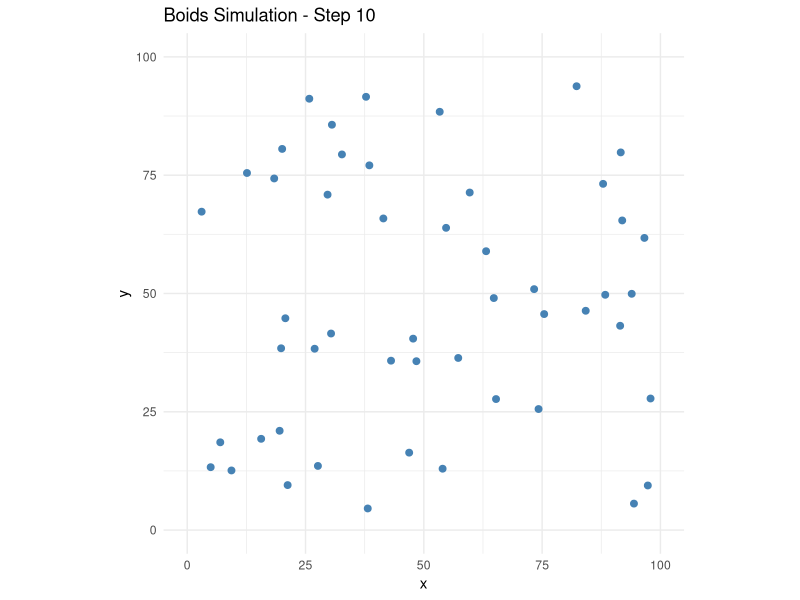
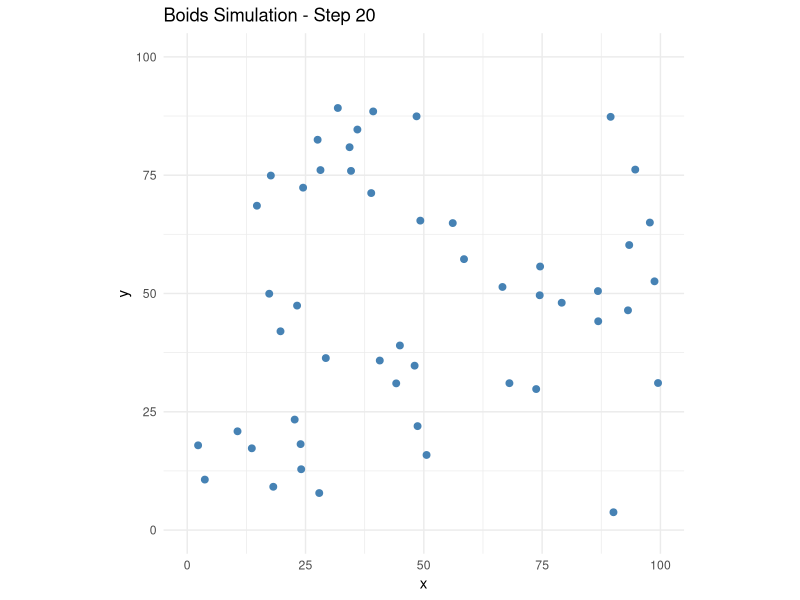
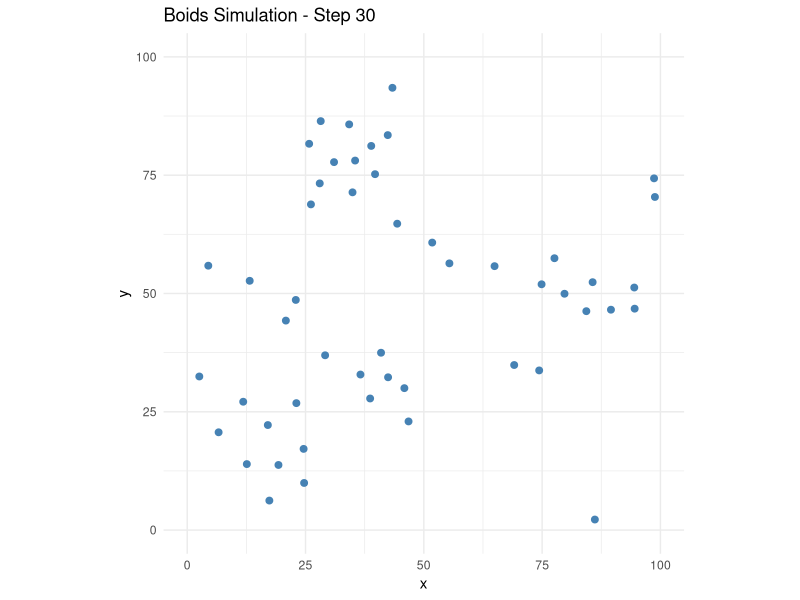
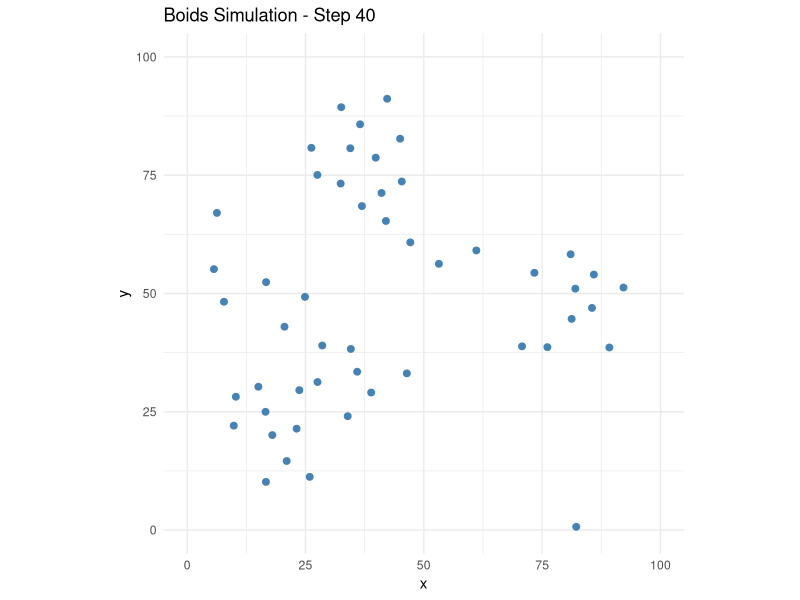
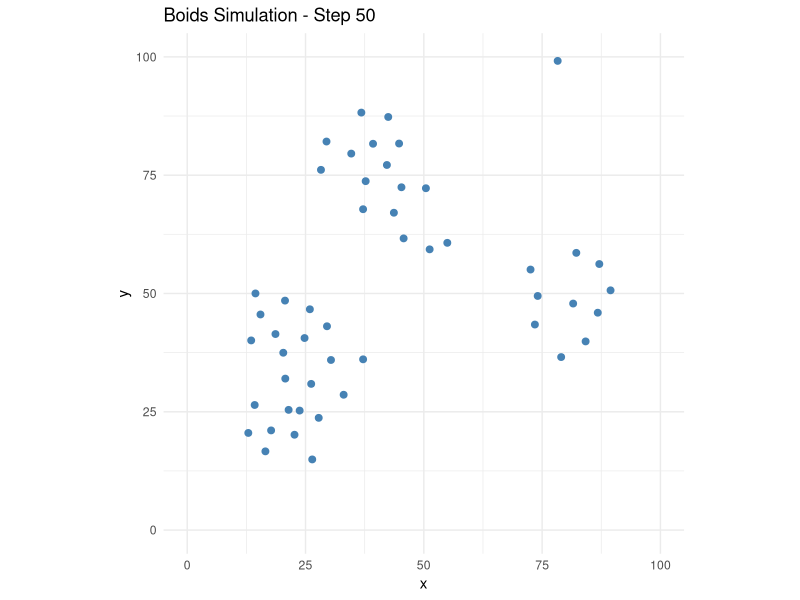
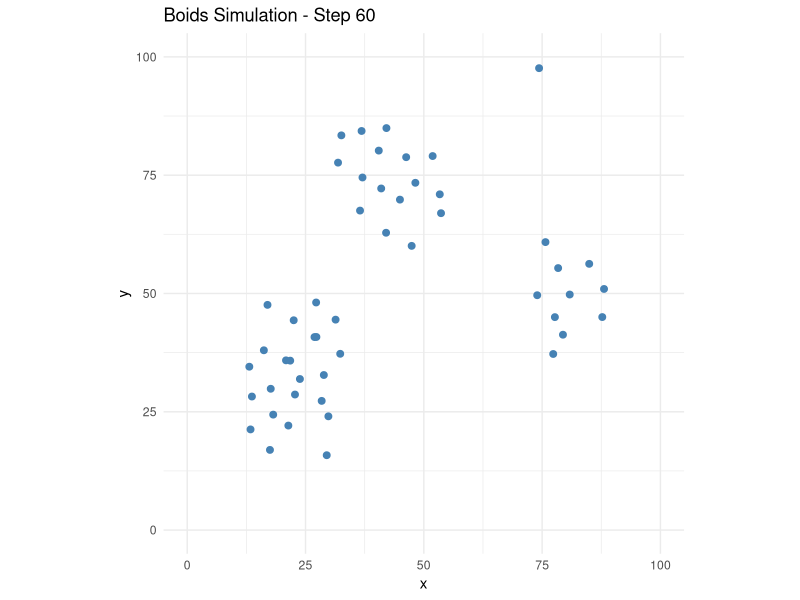
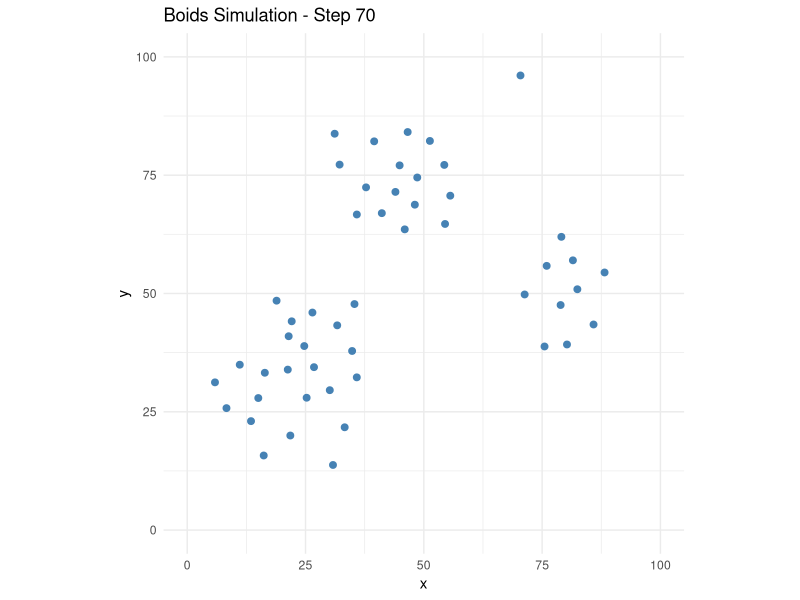
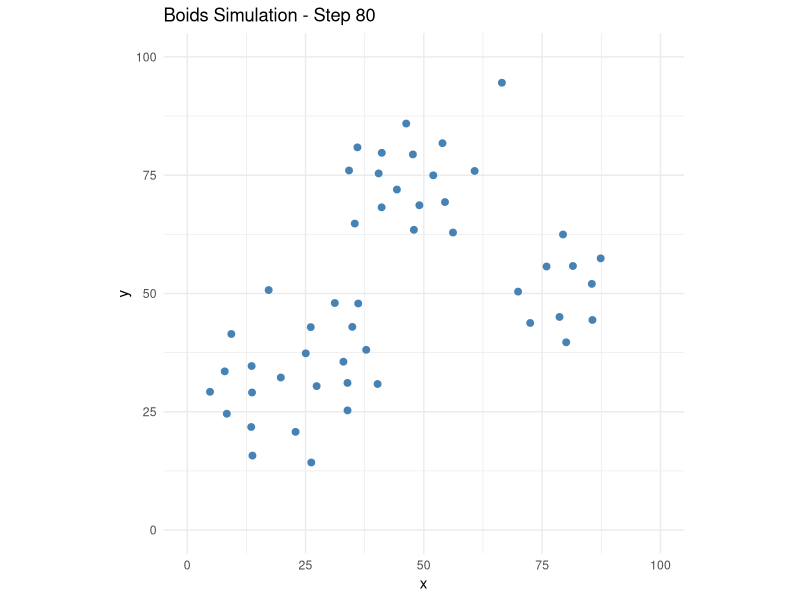

Write R code to recreate these figures, in order.
library(ggplot2)

# --- Simulation parameters ---
n_boids <- 50         # number of boids
width <- 100           # world width
height <- 100          # world height
max_speed <- 2
view_radius <- 15
separation_dist <- 5
alignment_weight <- 0.05
cohesion_weight <- 0.01
separation_weight <- 0.1
steps <- 300

# --- Initialize boids ---
set.seed(123)
boids <- data.frame(
  x = runif(n_boids, 0, width),
  y = runif(n_boids, 0, height),
  vx = runif(n_boids, -1, 1),
  vy = runif(n_boids, -1, 1)
)

# --- Helper functions ---
limit_speed <- function(vx, vy, max_speed) {
  speed <- sqrt(vx^2 + vy^2)
  factor <- ifelse(speed > max_speed, max_speed / speed, 1)
  list(vx = vx * factor, vy = vy * factor)
}

update_boids <- function(boids) {
  new_boids <- boids
  
  for (i in 1:nrow(boids)) {
    # Find neighbors
    dx <- boids$x - boids$x[i]
    dy <- boids$y - boids$y[i]
    dist <- sqrt(dx^2 + dy^2)
    neighbors <- which(dist > 0 & dist < view_radius)
    
    if (length(neighbors) > 0) {
      # Compute average direction (alignment)
      avg_vx <- mean(boids$vx[neighbors])
      avg_vy <- mean(boids$vy[neighbors])
      
      # Compute center of mass (cohesion)
      center_x <- mean(boids$x[neighbors])
      center_y <- mean(boids$y[neighbors])
      
      # Compute separation
      close_neighbors <- which(dist < separation_dist & dist > 0)
      sep_x <- sum(boids$x[i] - boids$x[close_neighbors])
      sep_y <- sum(boids$y[i] - boids$y[close_neighbors])
      
      # Apply forces
      new_boids$vx[i] <- boids$vx[i] +
        alignment_weight * (avg_vx - boids$vx[i]) +
        cohesion_weight * (center_x - boids$x[i]) +
        separation_weight * sep_x
      
      new_boids$vy[i] <- boids$vy[i] +
        alignment_weight * (avg_vy - boids$vy[i]) +
        cohesion_weight * (center_y - boids$y[i]) +
        separation_weight * sep_y
    }
    
    # Limit speed
    v <- limit_speed(new_boids$vx[i], new_boids$vy[i], max_speed)
    new_boids$vx[i] <- v$vx
    new_boids$vy[i] <- v$vy
    
    # Update position
    new_boids$x[i] <- (boids$x[i] + new_boids$vx[i]) %% width
    new_boids$y[i] <- (boids$y[i] + new_boids$vy[i]) %% height
  }
  
  return(new_boids)
}

# --- Run simulation and visualize ---
for (t in 1:steps) {
  boids <- update_boids(boids)
  
  # Plot every few steps
  if (t %% 10 == 0) {
    p <- ggplot(boids, aes(x, y)) +
      geom_point(color = "steelblue", size = 2) +
      coord_fixed(ratio = 1, xlim = c(0, width), ylim = c(0, height)) +
      ggtitle(paste("Boids Simulation - Step", t)) +
      theme_minimal()
    print(p)
    Sys.sleep(0.05)
  }
}
